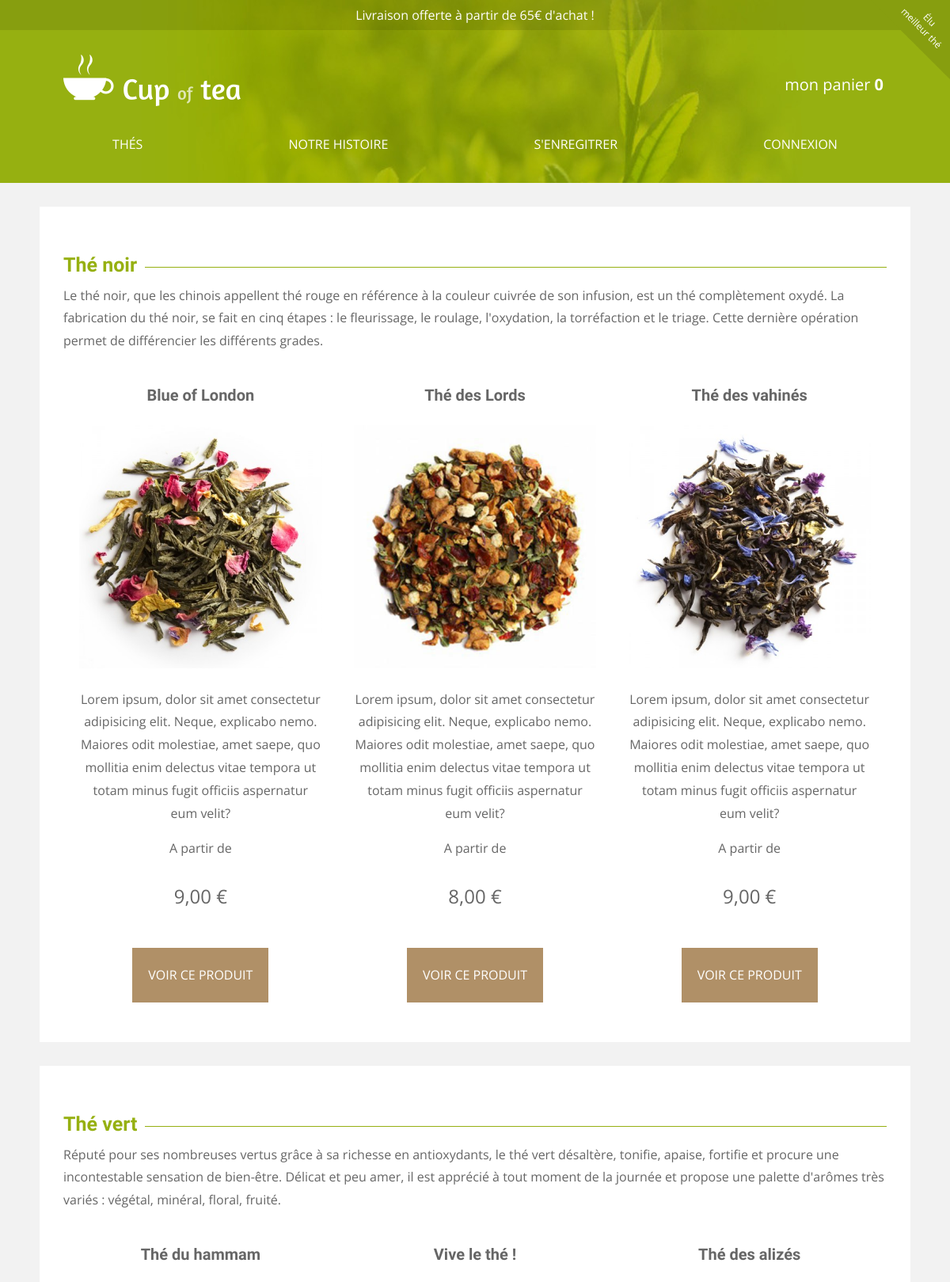
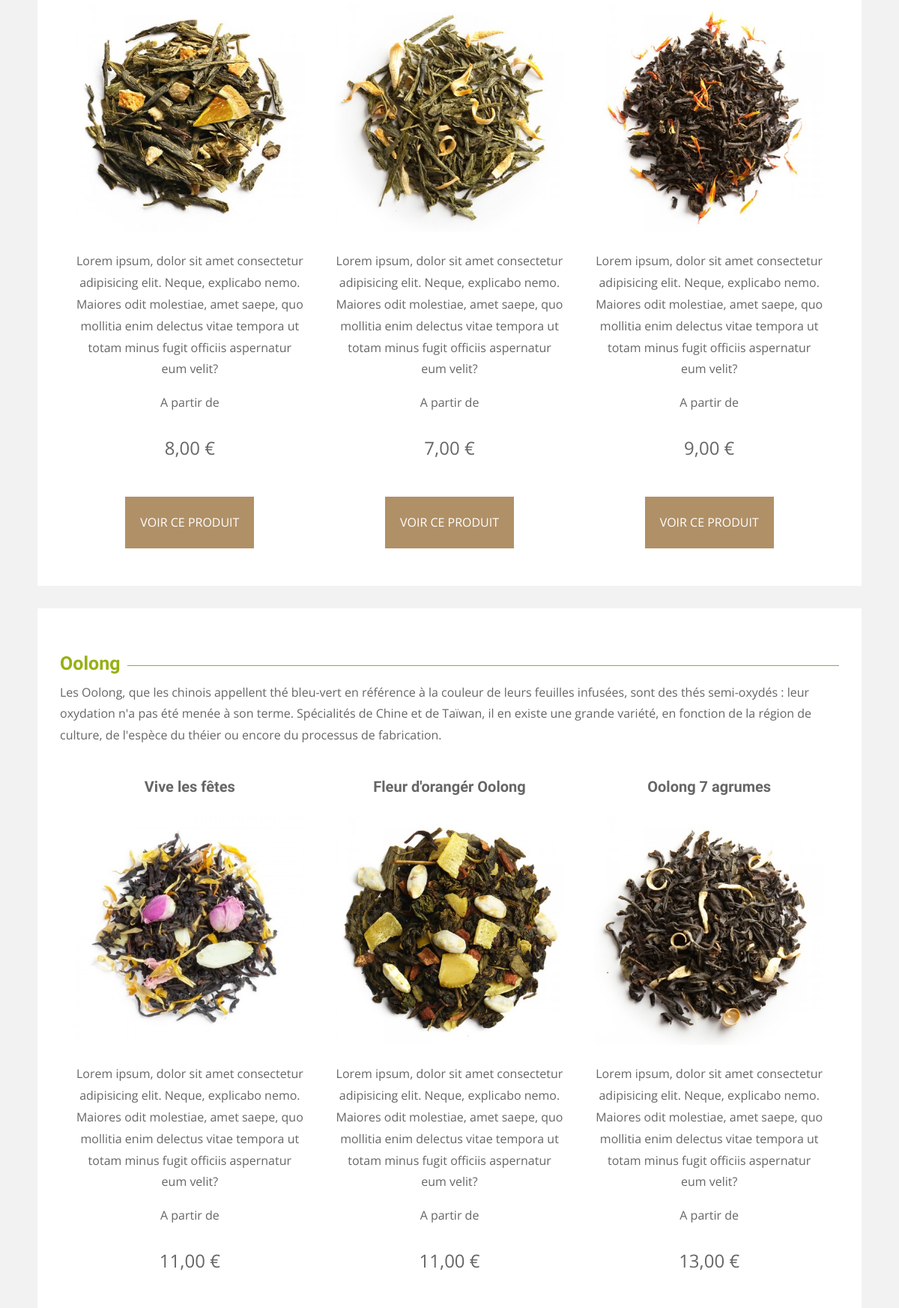
The app's page /index.php?action=listing (upper part) with its own data (2 pictures, top to bottom).
### tables this page shows
CREATE TABLE `category` (
  `id` int(11) NOT NULL,
  `name` varchar(255) NOT NULL,
  `content` text NOT NULL,
  `picture` varchar(255) NOT NULL
);

CREATE TABLE `product` (
  `id` int(11) NOT NULL,
  `name` varchar(255) NOT NULL,
  `content` text NOT NULL,
  `quantity` int(3) NOT NULL,
  `price` decimal(6,2) NOT NULL,
  `picture` varchar(255) NOT NULL,
  `category_id` int(11) NOT NULL,
  `date_creation` timestamp NOT NULL DEFAULT CURRENT_TIMESTAMP
);

### core/Autoloader.php (called while the page is built, shortened)
<?php
class Autoloader
{
    static function autoload($class){
        $class = str_replace(__NAMESPACE__. '\\','',$class);
        $class = str_replace('\\','/',$class);
        $directory = str_replace('/Core','',__DIR__);
    }
}

### core/Connect.php (called while the page is built, shortened)
<?php
abstract class Connect{
    protected string $_host       = 'localhost';
    protected string $_dbName     = 'Cup0ftea';
    protected string $_user       = 'root';
    protected string $_password   = 'root';
    public function connexion(){
        try{
                $pdo = new PDO('mysql:host='.$this->_host.';dbname='.$this->_dbName,$this->_user,$this->_password);
                $pdo->setAttribute(PDO::ATTR_ERRMODE, PDO::ERRMODE_EXCEPTION);
                $pdo->exec('SET NAMES UTF8');
                return $pdo;
        }catch(Exception $e){
            echo '<br>le fichier d\' erreur est : '.$e->getFile().' veuillez contacter l administrateur';
        }
    }
}

### models/Category.php (called while the page is built, shortened)
<?php
class Category extends Connect{
    protected object $_pdo;
    public function __construct(){
        $this->_pdo = $this->connexion();
    }
    public function findAll(){
        $sql="SELECT `id`, `name`, `content`, `picture` FROM `category`";
        $q = $this->_pdo->prepare($sql);
        $q->execute();
        return $q->fetchAll(PDO::FETCH_ASSOC);
    }
}

### models/Product.php (called while the page is built, shortened)
<?php
class Product extends Connect{
    protected object $_pdo;
    public function __construct(){
        $this->_pdo = $this->connexion();
    }
    public function findByCategory($categoryId){
        $sql = "SELECT `id`, `name`, `content`, `quantity`, `price`, `picture`, `category_id`, `date_creation`
                FROM `product`
                WHERE `category_id` = :category_id";
        $q = $this->_pdo->prepare($sql);
        $q->execute([
                    'category_id' => $categoryId
                    ]);
        return $q->fetchAll(PDO::FETCH_ASSOC);
    }
}

### views/listing.php (the view)
<main id="listing">
    <?php foreach($categorieNames as $categoryName) : ?>
    <section>
        <div class="container">
            <h2 id="<?= str_replace(' ', '', $categoryName['name']); ?>"><span><?= $categoryName['name'] ?></span></h2>
            <p><?= $categoryName['content'] ?></p>
            <div>
                <?php
                        $products = $productModel->findByCategory($categoryName['id']) ;
                ?>
                <?php foreach($products as $product) :?>
                <article class="article-tea">
                    <h3><?= $product['name'] ?></h3>
                    <img src="public/img/product/<?= $product['picture'] ?>" alt="<?= $product['name'] ?>">
                    <p><?= $product['content'] ?></p>
                    <p>
                        A partir de
                    </p>
                    <p class="price">
                        <?= $fmt->formatCurrency($product['price'], "EUR") ?>
                    </p>
                    <a class="btn" href="index.php?action=product&pId=<?= intval($product['id']) ?>">voir ce produit</a>
                </article>
                <?php endforeach;?>
            </div>
        </div>
    </section>
    <?php endforeach ; ?>
</main>

### public/css/style.css (style rules this page uses)
:root { --bg-header-footer: #96B011 url(../img/bg.jpg) no-repeat bottom; --bg-section: #fff; }
* { box-sizing: border-box; outline: none; }
html { font-size: 62.5%; }
body { background-color: #f2f2f2; color: #666; font-family: 'Open Sans', sans-serif; font-size: 1.6rem; }
.container { margin: 0 auto; max-width: 1100px; }
section { margin-bottom: 30px; }
section div.container { background: var(--bg-section); padding:30px; }
h1, h2, h3, h4 { color: #96B011; font-family: 'Amaranth', sans-serif; text-align: center; }
h2 { font-size: 2.5rem; }
h3 { font-size: 2rem; }
main, footer { line-height: 1.8; }
.article-tea { text-align: center; }
.price { font-size: 2.4rem }
.btn { background-color: #B09067; color: #fff; display: inline-block; margin: 20px 0; padding: 20px; text-decoration: none; text-transform: uppercase; }
#listing section article img { width: 100%; }
#listing section h2 { text-align: left; }
#listing section h2 span { background: white; padding: 0 10px 0 0; }
#listing section h2:after { content:""; display: block; border-top: 1px solid #96B011; margin-top: -20px; }
#listing section article h3 { color: #666; }
@media screen and (min-width: 768px) { #listing section article img { width: auto; } }
@media screen and (min-width: 1025px) { .article-tea { padding: 0 20px; } }
@media screen and (min-width: 1025px) { #listing section > div > div { display: flex; justify-content: space-between; } }
@media screen and (min-width: 1025px) { #listing section article img { width: 100%; } }
a { text-decoration:none; }

### records on screen
category: name "Thé noir", content "Le thé noir, que les chinois appellent thé rouge en référence à la couleur cuivrée de son infusion, est un thé complètement oxydé. La fabrication du thé noir, se fait en cinq étapes : le fleurissage, le roulage, l'oxydation, la torréfaction et le triage. Cette dernière opération permet de différencier les différents grades."
product: name "Blue of London", picture (picture), content "Lorem ipsum, dolor sit amet consectetur adipisicing elit. Neque, explicabo nemo. Maiores odit molestiae, amet saepe, quo mollitia enim delectus vitae tempora ut totam minus fugit officiis aspernatur eum velit?", price "9,00 €"
product: name "Thé des Lords", picture (picture), content "Lorem ipsum, dolor sit amet consectetur adipisicing elit. Neque, explicabo nemo. Maiores odit molestiae, amet saepe, quo mollitia enim delectus vitae tempora ut totam minus fugit officiis aspernatur eum velit?", price "8,00 €"
product: name "Thé des vahinés", picture (picture), content "Lorem ipsum, dolor sit amet consectetur adipisicing elit. Neque, explicabo nemo. Maiores odit molestiae, amet saepe, quo mollitia enim delectus vitae tempora ut totam minus fugit officiis aspernatur eum velit?", price "9,00 €"
category: name "Thé vert", content "Réputé pour ses nombreuses vertus grâce à sa richesse en antioxydants, le thé vert désaltère, tonifie, apaise, fortifie et procure une incontestable sensation de bien-être. Délicat et peu amer, il est apprécié à tout moment de la journée et propose une palette d'arômes très variés : végétal, minéral, floral, fruité."
product: name "Thé du hammam", picture (picture), content "Lorem ipsum, dolor sit amet consectetur adipisicing elit. Neque, explicabo nemo. Maiores odit molestiae, amet saepe, quo mollitia enim delectus vitae tempora ut totam minus fugit officiis aspernatur eum velit?", price "8,00 €"
product: name "Vive le thé !", picture (picture), content "Lorem ipsum, dolor sit amet consectetur adipisicing elit. Neque, explicabo nemo. Maiores odit molestiae, amet saepe, quo mollitia enim delectus vitae tempora ut totam minus fugit officiis aspernatur eum velit?", price "7,00 €"
product: name "Thé des alizés", picture (picture), content "Lorem ipsum, dolor sit amet consectetur adipisicing elit. Neque, explicabo nemo. Maiores odit molestiae, amet saepe, quo mollitia enim delectus vitae tempora ut totam minus fugit officiis aspernatur eum velit?", price "9,00 €"
category: name "Oolong", content "Les Oolong, que les chinois appellent thé bleu-vert en référence à la couleur de leurs feuilles infusées, sont des thés semi-oxydés : leur oxydation n'a pas été menée à son terme. Spécialités de Chine et de Taïwan, il en existe une grande variété, en fonction de la région de culture, de l'espèce du théier ou encore du processus de fabrication."
product: name "Vive les fêtes", picture (picture), content "Lorem ipsum, dolor sit amet consectetur adipisicing elit. Neque, explicabo nemo. Maiores odit molestiae, amet saepe, quo mollitia enim delectus vitae tempora ut totam minus fugit officiis aspernatur eum velit?", price "11,00 €"
product: name "Fleur d'orangér Oolong", picture (picture), content "Lorem ipsum, dolor sit amet consectetur adipisicing elit. Neque, explicabo nemo. Maiores odit molestiae, amet saepe, quo mollitia enim delectus vitae tempora ut totam minus fugit officiis aspernatur eum velit?", price "11,00 €"
product: name "Oolong 7 agrumes", picture (picture), content "Lorem ipsum, dolor sit amet consectetur adipisicing elit. Neque, explicabo nemo. Maiores odit molestiae, amet saepe, quo mollitia enim delectus vitae tempora ut totam minus fugit officiis aspernatur eum velit?", price "13,00 €"
